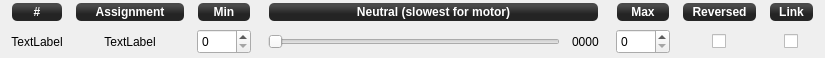
<?xml version="1.0" encoding="UTF-8"?>
<ui version="4.0">
 <class>outputChannelForm</class>
 <widget class="QWidget" name="outputChannelForm">
  <property name="geometry">
   <rect>
    <x>0</x>
    <y>0</y>
    <width>825</width>
    <height>58</height>
   </rect>
  </property>
  <property name="windowTitle">
   <string>Form</string>
  </property>
  <layout class="QGridLayout" name="gridLayout">
   <property name="topMargin">
    <number>1</number>
   </property>
   <property name="bottomMargin">
    <number>1</number>
   </property>
   <property name="horizontalSpacing">
    <number>12</number>
   </property>
   <item row="0" column="11">
    <widget class="QLabel" name="legend5">
     <property name="sizePolicy">
      <sizepolicy hsizetype="Minimum" vsizetype="Fixed">
       <horstretch>0</horstretch>
       <verstretch>0</verstretch>
      </sizepolicy>
     </property>
     <property name="minimumSize">
      <size>
       <width>45</width>
       <height>20</height>
      </size>
     </property>
     <property name="font">
      <font>
       <weight>75</weight>
       <italic>false</italic>
       <bold>true</bold>
      </font>
     </property>
     <property name="styleSheet">
      <string notr="true">background-color: qlineargradient(spread:reflect, x1:0.507, y1:0, x2:0.507, y2:0.772, stop:0.208955 rgba(74, 74, 74, 255), stop:0.78607 rgba(36, 36, 36, 255));
color: rgb(255, 255, 255);
border-radius: 5;
font:bold;
margin:1px;</string>
     </property>
     <property name="text">
      <string>Link</string>
     </property>
     <property name="alignment">
      <set>Qt::AlignCenter</set>
     </property>
    </widget>
   </item>
   <item row="1" column="8">
    <widget class="QSpinBox" name="actuatorMax">
     <property name="minimumSize">
      <size>
       <width>0</width>
       <height>25</height>
      </size>
     </property>
     <property name="focusPolicy">
      <enum>Qt::StrongFocus</enum>
     </property>
     <property name="toolTip">
      <string>Maximum PWM value, beware of not overdriving your servo.</string>
     </property>
     <property name="maximum">
      <number>9999</number>
     </property>
    </widget>
   </item>
   <item row="0" column="4" colspan="2">
    <widget class="QLabel" name="legend2">
     <property name="sizePolicy">
      <sizepolicy hsizetype="Expanding" vsizetype="Fixed">
       <horstretch>0</horstretch>
       <verstretch>0</verstretch>
      </sizepolicy>
     </property>
     <property name="minimumSize">
      <size>
       <width>0</width>
       <height>20</height>
      </size>
     </property>
     <property name="font">
      <font>
       <weight>75</weight>
       <italic>false</italic>
       <bold>true</bold>
      </font>
     </property>
     <property name="styleSheet">
      <string notr="true">background-color: qlineargradient(spread:reflect, x1:0.507, y1:0, x2:0.507, y2:0.772, stop:0.208955 rgba(74, 74, 74, 255), stop:0.78607 rgba(36, 36, 36, 255));
color: rgb(255, 255, 255);
border-radius: 5;
font:bold;
margin:1px;</string>
     </property>
     <property name="text">
      <string>Neutral (slowest for motor)</string>
     </property>
     <property name="alignment">
      <set>Qt::AlignCenter</set>
     </property>
    </widget>
   </item>
   <item row="0" column="0">
    <widget class="QLabel" name="legend6">
     <property name="sizePolicy">
      <sizepolicy hsizetype="Minimum" vsizetype="Fixed">
       <horstretch>0</horstretch>
       <verstretch>0</verstretch>
      </sizepolicy>
     </property>
     <property name="minimumSize">
      <size>
       <width>0</width>
       <height>20</height>
      </size>
     </property>
     <property name="font">
      <font>
       <weight>75</weight>
       <italic>false</italic>
       <bold>true</bold>
      </font>
     </property>
     <property name="layoutDirection">
      <enum>Qt::LeftToRight</enum>
     </property>
     <property name="styleSheet">
      <string notr="true">background-color: qlineargradient(spread:reflect, x1:0.507, y1:0, x2:0.507, y2:0.772, stop:0.208955 rgba(74, 74, 74, 255), stop:0.78607 rgba(36, 36, 36, 255));
color: rgb(255, 255, 255);
border-radius: 5;
font:bold;
margin:1px;</string>
     </property>
     <property name="text">
      <string>#</string>
     </property>
     <property name="alignment">
      <set>Qt::AlignCenter</set>
     </property>
     <property name="margin">
      <number>0</number>
     </property>
    </widget>
   </item>
   <item row="1" column="6">
    <spacer name="horizontalSpacer_2">
     <property name="orientation">
      <enum>Qt::Horizontal</enum>
     </property>
     <property name="sizeType">
      <enum>QSizePolicy::Minimum</enum>
     </property>
     <property name="sizeHint" stdset="0">
      <size>
       <width>5</width>
       <height>20</height>
      </size>
     </property>
    </spacer>
   </item>
   <item row="0" column="1">
    <widget class="QLabel" name="legend0">
     <property name="sizePolicy">
      <sizepolicy hsizetype="Minimum" vsizetype="Fixed">
       <horstretch>0</horstretch>
       <verstretch>0</verstretch>
      </sizepolicy>
     </property>
     <property name="minimumSize">
      <size>
       <width>0</width>
       <height>20</height>
      </size>
     </property>
     <property name="font">
      <font>
       <weight>75</weight>
       <italic>false</italic>
       <bold>true</bold>
      </font>
     </property>
     <property name="styleSheet">
      <string notr="true">background-color: qlineargradient(spread:reflect, x1:0.507, y1:0, x2:0.507, y2:0.772, stop:0.208955 rgba(74, 74, 74, 255), stop:0.78607 rgba(36, 36, 36, 255));
color: rgb(255, 255, 255);
border-radius: 5;
font:bold;
margin:1px;</string>
     </property>
     <property name="text">
      <string>Assignment</string>
     </property>
     <property name="alignment">
      <set>Qt::AlignCenter</set>
     </property>
    </widget>
   </item>
   <item row="1" column="2">
    <widget class="QSpinBox" name="actuatorMin">
     <property name="minimumSize">
      <size>
       <width>0</width>
       <height>25</height>
      </size>
     </property>
     <property name="focusPolicy">
      <enum>Qt::StrongFocus</enum>
     </property>
     <property name="toolTip">
      <string>Minimum PWM value, beware of not overdriving your servo.</string>
     </property>
     <property name="maximum">
      <number>9999</number>
     </property>
    </widget>
   </item>
   <item row="1" column="4">
    <widget class="QSlider" name="actuatorNeutral">
     <property name="sizePolicy">
      <sizepolicy hsizetype="MinimumExpanding" vsizetype="Fixed">
       <horstretch>0</horstretch>
       <verstretch>0</verstretch>
      </sizepolicy>
     </property>
     <property name="minimumSize">
      <size>
       <width>0</width>
       <height>25</height>
      </size>
     </property>
     <property name="focusPolicy">
      <enum>Qt::StrongFocus</enum>
     </property>
     <property name="maximum">
      <number>9999</number>
     </property>
     <property name="orientation">
      <enum>Qt::Horizontal</enum>
     </property>
    </widget>
   </item>
   <item row="0" column="8">
    <widget class="QLabel" name="legend3">
     <property name="sizePolicy">
      <sizepolicy hsizetype="Minimum" vsizetype="Fixed">
       <horstretch>0</horstretch>
       <verstretch>0</verstretch>
      </sizepolicy>
     </property>
     <property name="minimumSize">
      <size>
       <width>0</width>
       <height>20</height>
      </size>
     </property>
     <property name="font">
      <font>
       <weight>75</weight>
       <italic>false</italic>
       <bold>true</bold>
      </font>
     </property>
     <property name="styleSheet">
      <string notr="true">background-color: qlineargradient(spread:reflect, x1:0.507, y1:0, x2:0.507, y2:0.772, stop:0.208955 rgba(74, 74, 74, 255), stop:0.78607 rgba(36, 36, 36, 255));
color: rgb(255, 255, 255);
border-radius: 5;
font:bold;
margin:1px;</string>
     </property>
     <property name="text">
      <string>Max</string>
     </property>
     <property name="alignment">
      <set>Qt::AlignCenter</set>
     </property>
    </widget>
   </item>
   <item row="1" column="0">
    <widget class="QLabel" name="actuatorNumber">
     <property name="sizePolicy">
      <sizepolicy hsizetype="Minimum" vsizetype="Preferred">
       <horstretch>0</horstretch>
       <verstretch>0</verstretch>
      </sizepolicy>
     </property>
     <property name="minimumSize">
      <size>
       <width>20</width>
       <height>25</height>
      </size>
     </property>
     <property name="toolTip">
      <string>Channel Number</string>
     </property>
     <property name="text">
      <string>TextLabel</string>
     </property>
     <property name="alignment">
      <set>Qt::AlignCenter</set>
     </property>
    </widget>
   </item>
   <item row="1" column="3">
    <spacer name="horizontalSpacer">
     <property name="orientation">
      <enum>Qt::Horizontal</enum>
     </property>
     <property name="sizeType">
      <enum>QSizePolicy::Minimum</enum>
     </property>
     <property name="sizeHint" stdset="0">
      <size>
       <width>5</width>
       <height>20</height>
      </size>
     </property>
    </spacer>
   </item>
   <item row="1" column="1">
    <widget class="QLabel" name="actuatorName">
     <property name="sizePolicy">
      <sizepolicy hsizetype="Minimum" vsizetype="Preferred">
       <horstretch>0</horstretch>
       <verstretch>0</verstretch>
      </sizepolicy>
     </property>
     <property name="minimumSize">
      <size>
       <width>110</width>
       <height>25</height>
      </size>
     </property>
     <property name="text">
      <string>TextLabel</string>
     </property>
     <property name="alignment">
      <set>Qt::AlignCenter</set>
     </property>
    </widget>
   </item>
   <item row="0" column="9">
    <widget class="QLabel" name="legend4">
     <property name="sizePolicy">
      <sizepolicy hsizetype="Minimum" vsizetype="Fixed">
       <horstretch>0</horstretch>
       <verstretch>0</verstretch>
      </sizepolicy>
     </property>
     <property name="minimumSize">
      <size>
       <width>0</width>
       <height>20</height>
      </size>
     </property>
     <property name="font">
      <font>
       <weight>75</weight>
       <italic>false</italic>
       <bold>true</bold>
      </font>
     </property>
     <property name="styleSheet">
      <string notr="true">background-color: qlineargradient(spread:reflect, x1:0.507, y1:0, x2:0.507, y2:0.772, stop:0.208955 rgba(74, 74, 74, 255), stop:0.78607 rgba(36, 36, 36, 255));
color: rgb(255, 255, 255);
border-radius: 5;
font:bold;
margin:1px;</string>
     </property>
     <property name="text">
      <string>Reversed</string>
     </property>
     <property name="alignment">
      <set>Qt::AlignCenter</set>
     </property>
    </widget>
   </item>
   <item row="1" column="5">
    <widget class="QLabel" name="actuatorValue">
     <property name="sizePolicy">
      <sizepolicy hsizetype="Minimum" vsizetype="Preferred">
       <horstretch>0</horstretch>
       <verstretch>0</verstretch>
      </sizepolicy>
     </property>
     <property name="minimumSize">
      <size>
       <width>0</width>
       <height>25</height>
      </size>
     </property>
     <property name="toolTip">
      <string>Current value of slider.</string>
     </property>
     <property name="text">
      <string>0000</string>
     </property>
    </widget>
   </item>
   <item row="0" column="2">
    <widget class="QLabel" name="legend1">
     <property name="sizePolicy">
      <sizepolicy hsizetype="Minimum" vsizetype="Fixed">
       <horstretch>0</horstretch>
       <verstretch>0</verstretch>
      </sizepolicy>
     </property>
     <property name="minimumSize">
      <size>
       <width>0</width>
       <height>20</height>
      </size>
     </property>
     <property name="font">
      <font>
       <weight>75</weight>
       <italic>false</italic>
       <bold>true</bold>
      </font>
     </property>
     <property name="styleSheet">
      <string notr="true">background-color: qlineargradient(spread:reflect, x1:0.507, y1:0, x2:0.507, y2:0.772, stop:0.208955 rgba(74, 74, 74, 255), stop:0.78607 rgba(36, 36, 36, 255));
color: rgb(255, 255, 255);
border-radius: 5;
font:bold;
margin:1px;</string>
     </property>
     <property name="text">
      <string>Min</string>
     </property>
     <property name="alignment">
      <set>Qt::AlignCenter</set>
     </property>
    </widget>
   </item>
   <item row="1" column="9">
    <widget class="QFrame" name="frame">
     <property name="minimumSize">
      <size>
       <width>75</width>
       <height>0</height>
      </size>
     </property>
     <layout class="QGridLayout" name="gridLayout_2">
      <property name="leftMargin">
       <number>0</number>
      </property>
      <property name="topMargin">
       <number>0</number>
      </property>
      <property name="rightMargin">
       <number>0</number>
      </property>
      <property name="bottomMargin">
       <number>0</number>
      </property>
      <property name="spacing">
       <number>0</number>
      </property>
      <item row="0" column="0">
       <widget class="QCheckBox" name="actuatorRev">
        <property name="sizePolicy">
         <sizepolicy hsizetype="Fixed" vsizetype="Fixed">
          <horstretch>0</horstretch>
          <verstretch>0</verstretch>
         </sizepolicy>
        </property>
        <property name="minimumSize">
         <size>
          <width>0</width>
          <height>0</height>
         </size>
        </property>
        <property name="focusPolicy">
         <enum>Qt::StrongFocus</enum>
        </property>
        <property name="toolTip">
         <string>Check to invert the channel.</string>
        </property>
       </widget>
      </item>
     </layout>
    </widget>
   </item>
   <item row="1" column="11">
    <widget class="QFrame" name="frame">
     <property name="minimumSize">
      <size>
       <width>45</width>
       <height>0</height>
      </size>
     </property>
     <property name="frameShape">
      <enum>QFrame::NoFrame</enum>
     </property>
     <property name="frameShadow">
      <enum>QFrame::Raised</enum>
     </property>
     <layout class="QGridLayout" name="gridLayout_3">
      <property name="leftMargin">
       <number>0</number>
      </property>
      <property name="topMargin">
       <number>0</number>
      </property>
      <property name="rightMargin">
       <number>0</number>
      </property>
      <property name="bottomMargin">
       <number>0</number>
      </property>
      <property name="spacing">
       <number>0</number>
      </property>
      <item row="0" column="0" alignment="Qt::AlignHCenter">
       <widget class="QCheckBox" name="actuatorLink">
        <property name="sizePolicy">
         <sizepolicy hsizetype="Minimum" vsizetype="Minimum">
          <horstretch>0</horstretch>
          <verstretch>0</verstretch>
         </sizepolicy>
        </property>
        <property name="minimumSize">
         <size>
          <width>0</width>
          <height>0</height>
         </size>
        </property>
        <property name="focusPolicy">
         <enum>Qt::StrongFocus</enum>
        </property>
        <property name="toolTip">
         <string>Output mode</string>
        </property>
       </widget>
      </item>
     </layout>
    </widget>
   </item>
  </layout>
 </widget>
 <tabstops>
  <tabstop>actuatorMin</tabstop>
  <tabstop>actuatorNeutral</tabstop>
  <tabstop>actuatorMax</tabstop>
 </tabstops>
 <resources/>
 <connections/>
</ui>
